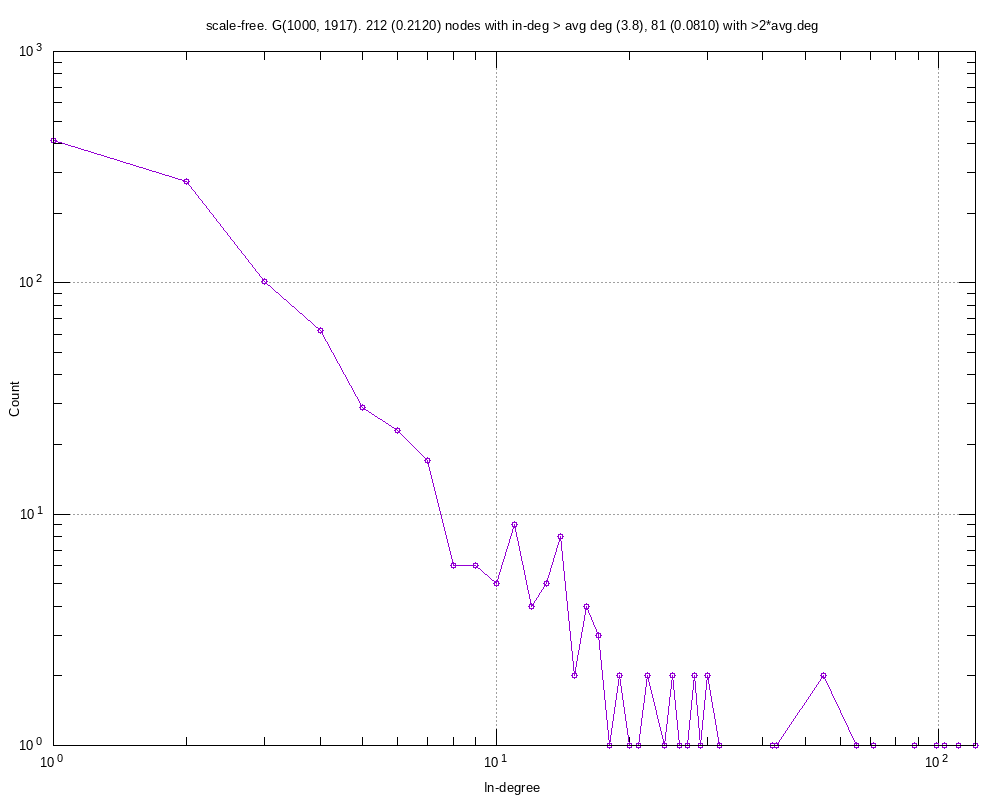

The gnuplot source for this figure:
#
# scale-free. G(1000, 1917). 212 (0.2120) nodes with in-deg > avg deg (3.8), 81 (0.0810) with >2*avg.deg (Mon Dec 11 10:26:11 2023)
#

set title "scale-free. G(1000, 1917). 212 (0.2120) nodes with in-deg > avg deg (3.8), 81 (0.0810) with >2*avg.deg"
set key bottom right
set logscale xy 10
set format x "10^{%L}"
set mxtics 10
set format y "10^{%L}"
set mytics 10
set grid
set xlabel "In-degree"
set ylabel "Count"
set tics scale 2
set terminal png font arial 10 size 1000,800
set output 'inDeg.scale-free.png'
plot 	"inDeg.scale-free.tab" using 1:2 title "" with linespoints pt 6
